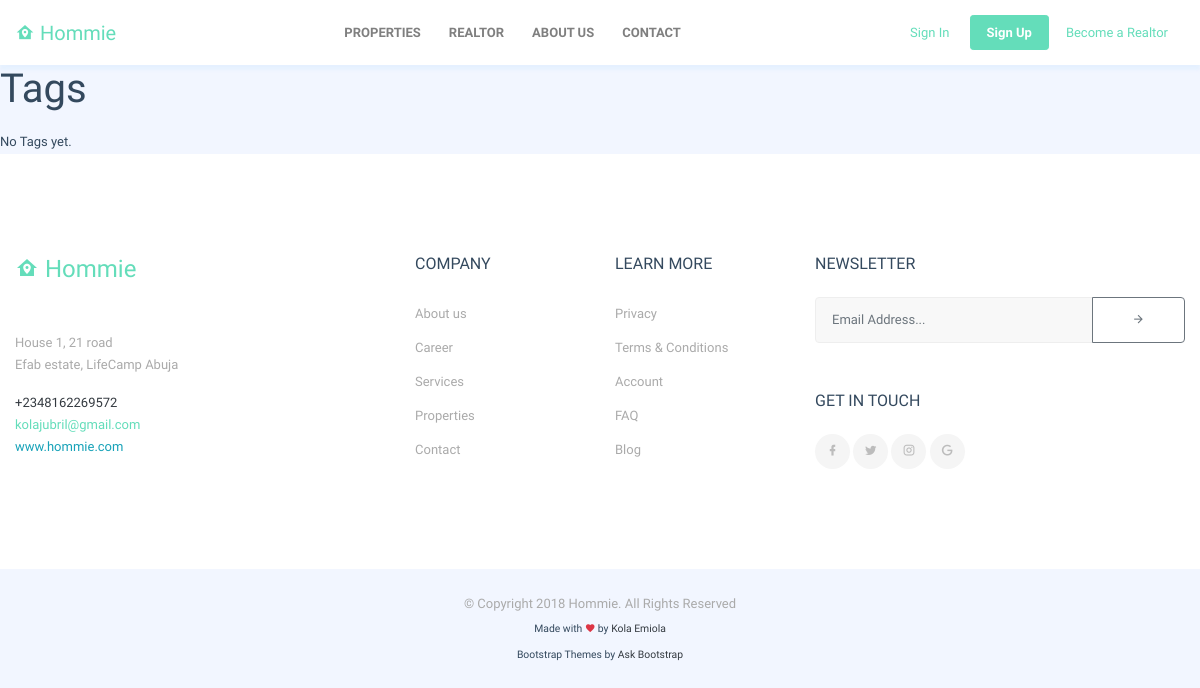
The page /tag/ on the database as committed earlier.
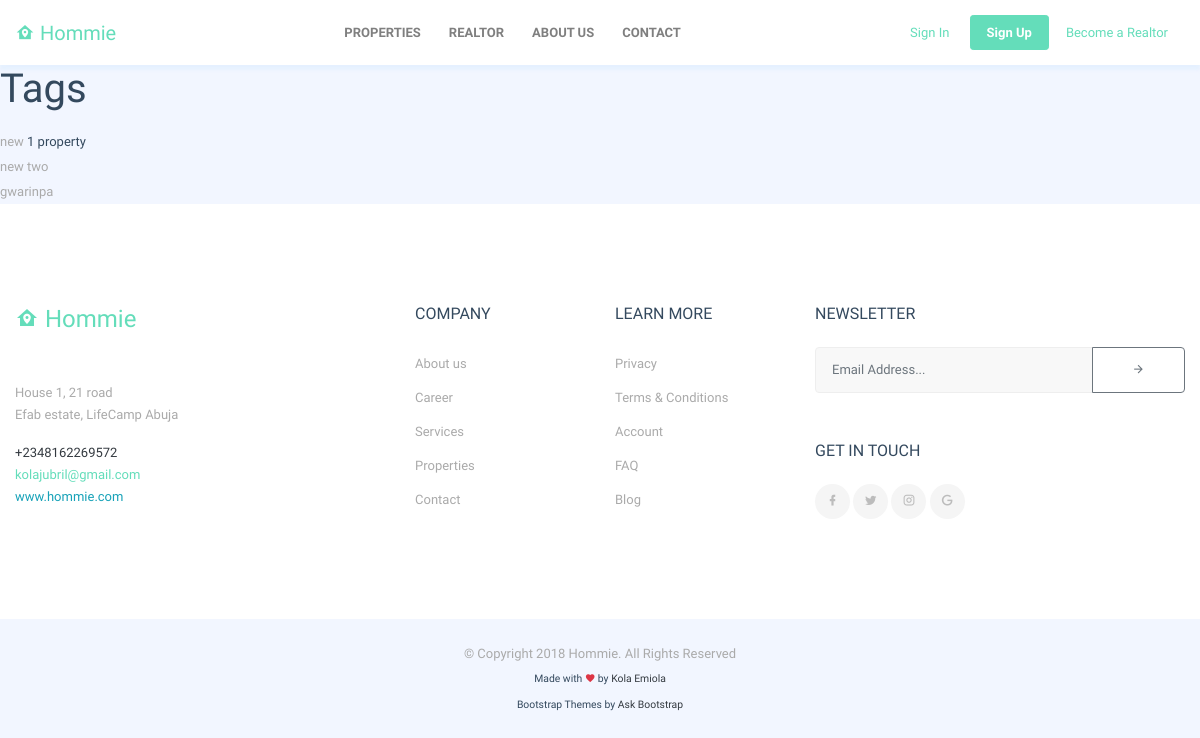
The same page on the database as committed later.
### tag/models.py (models this page shows, shortened)
class Tag(models.Model):
    title = models.CharField(max_length=120, unique=True)
    slug =  models.SlugField(unique=True, blank=True)
    property = models.ManyToManyField(Property, blank=True)
    active  = models.BooleanField(default=True)
    objects = TagManager()
    def get_absolute_url(self):
        view_name = "tag:detail"
        return reverse(view_name,kwargs={"slug": self.slug})

### tag/views.py (the view)
class TagListView(ListView):
    template_name = "tag/tag_list.html"
    model = Tag
    def get_queryset(self):
        return Tag.objects.all()

### property/models.py (called while the page is built)
    def get_queryset(self):
        return PropertyQuerySet(self.model, using=self._db)

### tag/models.py (called while the page is built)
	def active(self):
		return self.filter(active=True)

	def get_queryset(self):
		return TagQuerySet(self.model, using=self._db)

	def all(self, *args, **kwargs):
		return super(TagManager, self).all(*args, **kwargs).active()

### tag/templates/tag/tag_list.html (shortened to what this page needs)
{% extends "base.html" %}
{% block content %}
<h1>Tags</h1>
<ul>
{% for instance in object_list %}
    <li><a href='{{ instance.get_absolute_url }}'>{{ instance.title }}</a>
            {% if instance.property.count == 1 %}
                {{ instance.property.count }} property
            {% elif instance.property.count > 1 %}
                {{ instance.property.count }} properties
            {% endif %}
    </li>
{% empty %}
    <li>No Tags yet.</li>
{% endfor %}
</ul>
{% endblock %}

### templates/base.html (shortened to what this page needs)
<!DOCTYPE html>
<html lang="en">
    <head>
        {% load staticfiles %}
        {% include 'base/css.html' %}
    </head>
    <body>
  <header>
      <nav class="navbar navbar-expand-lg navbar-light bg-light">
         <div class="container">
            <a class="navbar-brand text-success logo" href="/"><i class="mdi mdi-home-map-marker"></i> <strong>Hommie</strong></a>
            <div class="collapse navbar-collapse" id="navbarResponsive">
               <ul class="navbar-nav mr-auto mt-2 mt-lg-0 margin-auto">
                  <li class="nav-item dropdown">
                     <a class="nav-link" href="{% url 'property:list' %}">
                        Properties
                     </a>
                  </li>
                  <li>
                     <a class="nav-link" href="{% url 'realtor:realtors' %}" >
                     Realtor
                     </a>
                  </li>
                 <li class="nav-item dropdown">
                     <a class="nav-link" href="{% url 'main:about' %}" >
                     About Us
                     </a>
                  </li>
                  <li>
                     <a class="nav-link" href="{% url 'main:contact' %}">
                     Contact
                     </a>
                  </li>
                 {% if user.is_authenticated %}
                    <li class="nav-item dropdown">
                         <a class="nav-link dropdown-toggle" href="#" id="navbarDropdownPortfolio" data-toggle="dropdown" aria-haspopup="true" aria-expanded="false">
                          Hi {{request.user.first_name }}
                         </a>
                         <div class="dropdown-menu" aria-labelledby="navbarDropdownPortfolio">
                          <a class="dropdown-item" href="{% url 'main:profile' %}">User Profile</a>
                          {% if request.user.realtor %}
                            <a class="dropdown-item" href="{% url 'realtor:create' %}">Add Property</a>
                            <a class="dropdown-item" href="{% url 'realtor:home' %}">My Properties</a>
                          {% endif %}
                          <a class="dropdown-item" href="favorite-properties.html">Favorite Properties</a>
                          <a class="dropdown-item" href="{% url 'main:change_password' %}">Change Password</a>
                          <a class="dropdown-item" href="{% url 'main:logout' %}">logout</a>
                         </div>
                    </li>
                 {% else %}
                   </ul>
                     <div class="my-2 my-lg-0">
                         <ul class="list-inline main-nav-right">
                             <li class="list-inline-item">
                             <a class="btn btn-link btn-sm" href="{% url 'main:login' %}">Sign In</a>
                             </li>
                             <li class="list-inline-item">
                             <a class="btn btn-success btn-sm" href="{% url 'main:register' %}">Sign Up</a>
                             </li>
                         </ul>
                     </div>
                 {% endif %}
                 <div class="my-2 my-lg-0">
                    <ul class="list-inline main-nav-right">
                        {% if request.user.realtor %}
                            <li class="list-inline-item">
                                <a class="btn btn-link btn-sm" href="{% url 'realtor:create' %}">Create Property</a>
                            </li>
                        {% else %}
                            <li class="list-inline-item">
                                <a class="btn btn-link btn-sm" href="{% url 'realtor:home' %}">Become a Realtor</a>
                            </li>
                        {% endif %}
                    </ul>
                </div>
            </div>
         </div>
      </nav>
   </header>
            <div>
                {% block content %}
                {% endblock %}
            </div>
      <section class="section-padding footer bg-white">
          <div class="container">
             <div class="row">
                <div class="col-lg-4 col-md-3">
                   <h4 class="mb-5"><a class="text-success logo" href="index-2.html"><i class="mdi mdi-home-map-marker"></i> <strong>Hommie</strong></a></h4>
                   <p>House 1, 21 road<br>Efab estate, LifeCamp Abuja</p>
                   <p class="mb-0"><a class="text-dark" href="#">+2348162269572</a></p>
                   <p class="mb-0"><a class="text-success" href="#">kolajubril@gmail.com</a></p>
                   <p class="mb-0"><a class="text-info" href="#">www.hommie.com</a></p>
                </div>
                <div class="col-lg-2 col-md-2">
                   <h6 class="mb-4">COMPANY</h6>
                   <ul>
                   <li><a href="#">About us</a></li>
                   <li><a href="#">Career</a></li>
                   <li><a href="#">Services</a></li>
                   <li><a href="#">Properties</a></li>
                   <li><a href="#">Contact</a></li>
                </div>
                <div class="col-lg-2 col-md-2">
                   <h6 class="mb-4">LEARN MORE</h6>
                   <ul>
                   <li><a href="#">Privacy</a></li>
                   <li><a href="#">Terms & Conditions</a></li>
                   <li><a href="#">Account</a></li>
                   <li><a href="#">FAQ</a></li>
                   <li><a href="#">Blog</a></li>
                </div>
                <div class="col-lg-4 col-md-4">
                   <h6 class="mb-4">NEWSLETTER</h6>
                   <div class="input-group">
                      <input type="text" class="form-control" placeholder="Email Address..." aria-label="Recipient's username" aria-describedby="basic-addon2">
                      <div class="input-group-append">
                         <button class="btn btn-outline-secondary" type="button"><i class="mdi mdi-arrow-right"></i></button>
                      </div>
                   </div>
                   <h6 class="mb-4 mt-5">GET IN TOUCH</h6>
                   <div class="footer-social">
                      <a href="#"><i class="mdi mdi-facebook"></i></a>
                      <a href="#"><i class="mdi mdi-twitter"></i></a>
                      <a href="#"><i class="mdi mdi-instagram"></i></a>
                      <a href="#"><i class="mdi mdi-google"></i></a>
                   </div>
                </div>
             </div>
          </div>
       </section>
       <section class="pt-4 pb-4 text-center">
          <p class="mt-0 mb-0">© Copyright 2018 Hommie. All Rights Reserved</p>
          <small class="mt-0 mb-0">
          Made with <i class="mdi mdi-heart text-danger"></i>	by
          <a class="text-dark" target="_blank" href="https://askbootstrap.com/">Kola Emiola</a>
          </small>
          <br/>
          <small class="mt-0 mb-0">
            Bootstrap Themes by
            <a class="text-dark" target="_blank" href="https://askbootstrap.com/">Ask Bootstrap</a>
          </small>
       </section>
    </body>
</html>

### templates/base/css.html (shortened to what this page needs)
{% load static %}
<link rel="stylesheet" href="https://cdnjs.cloudflare.com/ajax/libs/jquery-confirm/3.3.0/jquery-confirm.min.css">
<link href="{% static 'vendor/bootstrap/css/bootstrap.min.css' %}" rel="stylesheet">
<link href="{% static 'vendor/icons/css/materialdesignicons.min.css' %}" media="all" rel="stylesheet" type="text/css" />
<link href="{% static 'vendor/select2/css/select2.min.css' %}" rel="stylesheet" />
<link href="{% static 'css/osahan.css' %}" rel="stylesheet">
<link rel="stylesheet" href='{% static "css/custom.css" %}'>
<link rel="stylesheet" href='{% static "css/real.css" %}'>

### templates/base/js.html (shortened to what this page needs)
{% load staticfiles %}
{% load static %}

### static_mystatic/css/osahan.css (style rules this page uses)
body { background-color: #F2F6FF; font-size: 13px; font-family: 'Maven Pro', sans-serif; line-height: 25px; color: #34495e; }
h1, h2, h3, h4, h5, h6 { color: #34495e; }
p { font-size: 13px; line-height: 22px; color:#AAAAAA; }
ul, ol { list-style: outside none none; }
ul { margin: 0; padding: 0; }
a { transition: color 300ms ease 0s, background-color 300ms ease 0s; text-decoration:none !important; color:#AAAAAA; }
a, a:hover { text-decoration: none; }
.btn { font-size: 13px; padding: 12px 39px; font-weight: bold; }
b, strong { font-weight: 500; }
.margin-auto { margin: auto; }
.form-control { background-color: #f8f8f8; border-color: #eeeeee; font-size: 13px; padding: 11px 16px; }
.section-padding { padding: 100px 0; }
.text-success { color: #64ddba !important; }
.btn-success { background-color: #64ddba; border-color: #64ddba; color: #fff; }
.btn-link { background-color: transparent; color: #64ddba; font-weight: 400; }
nav.navbar { background: #fff none repeat scroll 0 0 !important; padding: 0; box-shadow:0 5px 3px rgba(218, 235, 255, 0.51); }
nav.navbar .navbar-nav .nav-link { font-weight: bold; padding: 20px 14px; text-transform: uppercase; }
.main-nav-right .btn { padding: 7px 16px; }
.main-nav-right .list-inline-item { margin: 0; }
.footer li { line-height: 34px; }
.footer-social a { background: #f5f5f5 none repeat scroll 0 0; border-radius: 50px; display: inline-block; height: 35px; line-height: 33px; text-align: center; width: 35px; color: #BCBCBC; }
@media (min-width: 1024px) and (max-width: 1200px) { .container { max-width: 100%; } }

Rows that differ between the two databases and show on the page:
added Tag: title "new", property.count "1"
added Tag: title "new two"
added Tag: title "gwarinpa"
Other text that changed with them:
text no longer shown: "No Tags yet."
